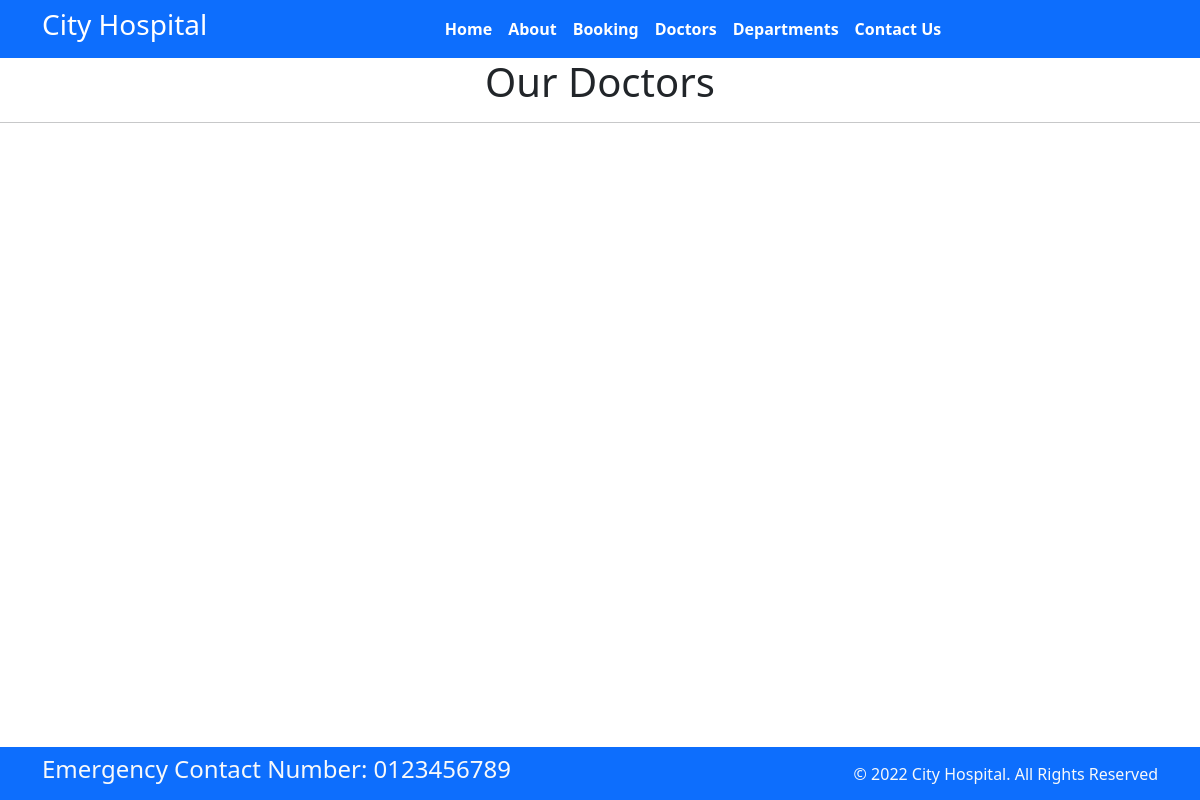
Before: /doctor with the older database file.
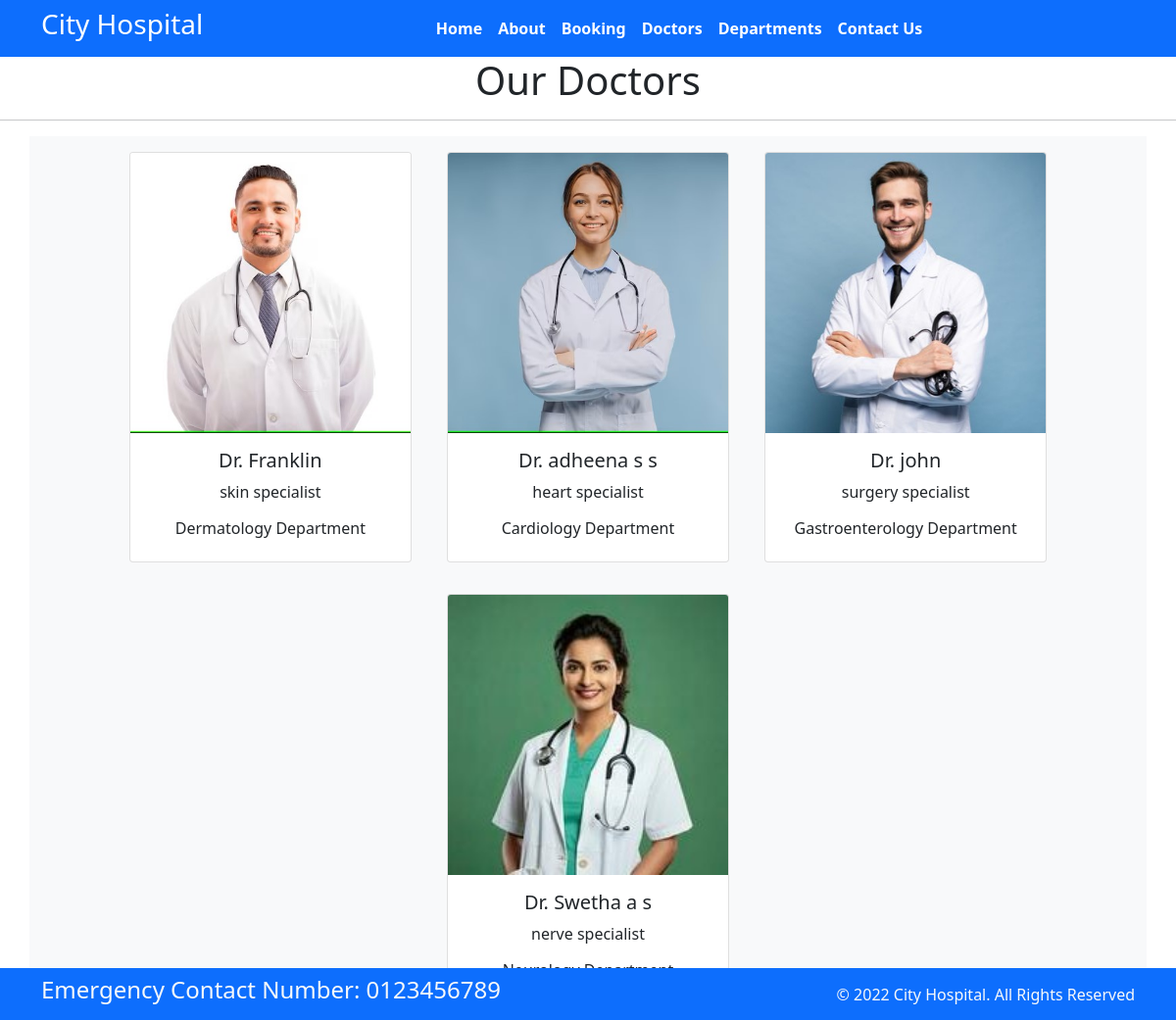
After: the same page with the newer database file.
### home/models.py (models this page shows, shortened)
class Doctor(models.Model):
    doc_name = models.CharField( max_length=50)
    doc_spec = models.CharField(max_length=100)
    dep_name = models.ForeignKey(Department, on_delete = models.CASCADE)
    doc_images = models.ImageField(upload_to= 'doctors', height_field=None, width_field=None, max_length=None)

class Department(models.Model):
    dep_name = models.CharField(max_length=50)
    dep_description = models.TextField()
    def __str__(self):
        return self.dep_name

### home/views.py (the view)
# urls.py: path('doctor', views.doctor,name = "doctors"),
def doctor(request):
    doc = {'doct': Doctor.objects.all()}
    return render(request,'doctor.html',doc)

### templates/doctor.html (shortened to what this page needs)
{% extends 'base.html' %}
{% block content%}
<h1 class="text-center">Our Doctors</h1>
<hr>
<div class="container text-center bg-light">
    {% for d in doct %}
    <div class="card text-center mx-3 my-3" style="width: 18rem; display:inline-block">
        <img src="{{d.doc_images.url}}" class="card-img-top" alt="...">
        <div class="card-body">
            <h5 class="card-title">Dr. {{d.doc_name}}</h5>
            <p class="card-text">{{d.doc_spec}}</p>
            <h6>{{d.dep_name}} Department</h6>
        </div>
    </div>
    {% endfor %}
</div>
{% endblock %}

### templates/base.html (shortened to what this page needs)
{%load static%}
<!DOCTYPE html>
<html>
  <head>
    <link rel="stylesheet"
      href=" https://cdn.jsdelivr.net/npm/bootstrap@5.1.3/dist/css/bootstrap.min.css ">
    <link rel="stylesheet"
      href="https://use.fontawesome.com/releases/v5.2.0/css/all.css">
      <link rel="stylesheet"
      href={%static '/css/style.css'%}>
  </head>
  <body>
    <nav class="navbar bg-primary navbar-expand-md ">
      <div class="container">
        <div class="col-2 text-left pl-md-0">
          <h3 class="text-white"> City Hospital </h3>
        </div>
        <div
          class="collapse navbar-collapse justify-content-center col-md-8 navbar-collapse-3">
          <ul class="navbar-nav justify-content-center  fw-bold">
            <li class="nav-item active">
              <a class="nav-link text-white" href="{% url "home" %}">Home </a>
            </li>
            <li class="nav-item">
              <a class="nav-link text-white" href="{% url "about" %}">About</a>
            </li>
            <li class="nav-item">
              <a class="nav-link text-white" href="{% url "booking" %}">Booking</a>
            </li>
            <li class="nav-item">
              <a class="nav-link text-white" href="{% url "doctors" %}">Doctors</a>
            </li>
			 <li class="nav-item">
              <a class="nav-link text-white" href="{% url "department" %}"> Departments</a>
            </li>
            <li class="nav-item">
              <a class="nav-link text-white" href="#">Contact Us</a>
            </li>
          </ul>
        </div>
      </div>
    </nav>
    {%block content%} {%endblock%}
    <section class="fixed-bottom">
      <footer class="pt-2 pb-2  bg-primary text-light">
        <div class="container">
          <div class="row align-items-center">
            <div class="col-12 col-md-8">
              <h4>Emergency Contact Number: 0123456789</h4>
            </div>
            <div class="col-12 col-md-4 mt-4 mt-md-0 text-center text-md-end">
              © 2022 City Hospital. All Rights Reserved
            </div>
          </div>
        </div>
      </footer>
    </section>
  </body>
</html>

Changed rows visible on the page:
added Doctor: doc_images (picture), doc_name "Franklin", doc_spec "skin specialist", dep_name "Dermatology"
added Doctor: doc_images (picture), doc_name "adheena s s", doc_spec "heart specialist", dep_name "Cardiology"
added Doctor: doc_images (picture), doc_name "john", doc_spec "surgery specialist", dep_name "Gastroenterology"
added Doctor: doc_images (picture), doc_name "Swetha a s", doc_spec "nerve specialist"
